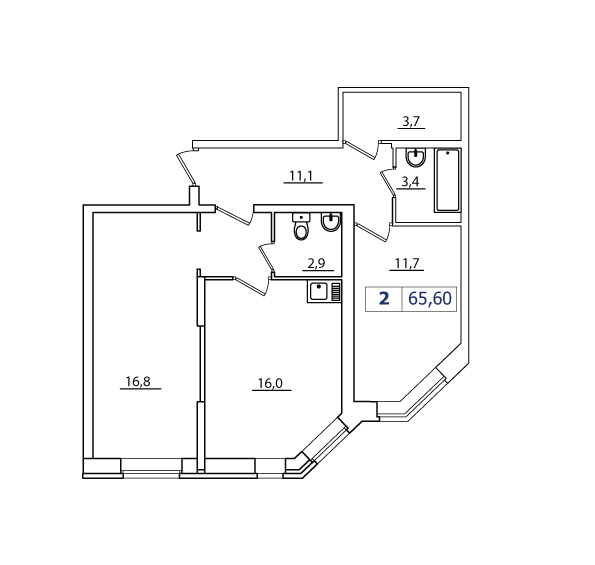
#> input picture teach_cds_pics/05838B8451ED427DB9BAD3EF471B01B7.jpg, 595 x 565 px
$ python firstcontour.py teach_cds_pics/05838B8451ED427DB9BAD3EF471B01B7.jpg teach_cds_pics/0E6AC54E17144944AFBE91BBF33F74C7.jpg
#> lines starting #> are read from the running program, lines starting #| are printed output that depends on the picture; after the words box and inside, x2 and y2 are one past the last pixel; in counts of white or black regions, pixels touching at a corner belong together
import numpy as np
import cv2
import sys
import os.path

if len(sys.argv) != 3:
    print("wrong number of args")
    quit()

source_img = sys.argv[1]
target_img = sys.argv[2]

vertical_margin = 10
horizontal_margin = 10


if not os.path.isfile(source_img):
    print("wrong source file (name)")
    quit()

im = cv2.imread(source_img)
#> im is the input picture: shape (565, 595, 3); mean B, G, R 248.2, 248.2, 248.2
im_ycrcb = cv2.cvtColor(im, cv2.COLOR_BGR2HSV)
#> im_ycrcb: shape (565, 595, 3); mean H, S, V 1.9, 0.5, 248.2

ball_ycrcb_mint = np.array([20, 20, 20],np.uint8)
ball_ycrcb_maxt = np.array([255, 255, 255],np.uint8)
ball_ycrcb = cv2.inRange(im_ycrcb, ball_ycrcb_mint, ball_ycrcb_maxt)
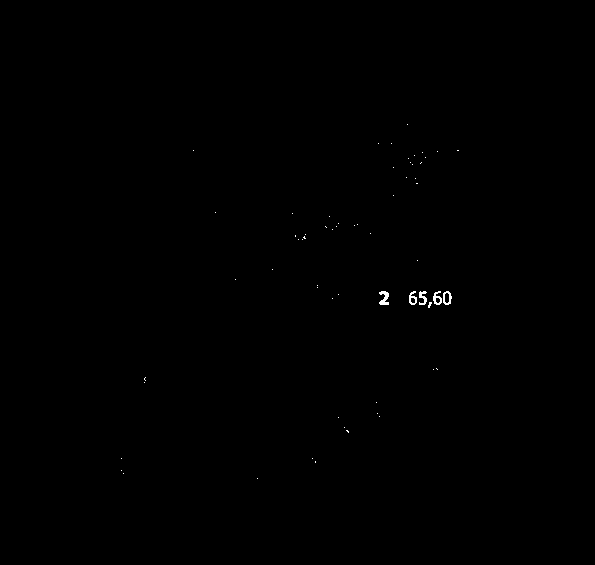
#> ball_ycrcb: shape (565, 595); 0.13% white in thin lines or dots, all inside (x1, y1, x2, y2) = (121, 124, 459, 479)

areaArray = []
count = 1

contours, _ = cv2.findContours(ball_ycrcb, cv2.RETR_EXTERNAL, cv2.CHAIN_APPROX_SIMPLE)
#> contours = 62 contours, 57 with area under 20; largest, box (x1, y1, x2, y2) and area: (443, 291, 452, 305) 86, (433, 291, 442, 305) 65, (379, 291, 389, 305) 65, (409, 291, 417, 305) 60, (419, 291, 427, 305) 42
for i, c in enumerate(contours):
    area = cv2.contourArea(c)
    areaArray.append(area)
#> this loop made 62 passes
#> area on passes 20 to 24: 85.5, 65, 41.5, 60, 65
#> after the loop, areaArray = 62 values, max 85.5 at index 19, min 0 at index 0, mean 5.28

sorteddata = sorted(zip(areaArray, contours), key=lambda x: x[0], reverse=True)
#> sorteddata = 62 items

firstlargestcontour = sorteddata[0][1]
#> firstlargestcontour = contour of 15 points, box (x1, y1, x2, y2) (443, 291, 452, 305), area 86

x, y, w, h = cv2.boundingRect(firstlargestcontour)
#> x = 443; y = 291; w = 9; h = 14

#cv2.drawContours(im, firstlargestcontour, -1, (255, 0, 0), 2)
#cv2.rectangle(im, (x, y), (x+w, y+h), (0,255,0), 2)
#cv2.imwrite('cds_flat2.jpg', im)

crop_img = im[y - vertical_margin: y + h + vertical_margin, x - horizontal_margin: x + w + horizontal_margin] # Crop from x, y, w, h -> 100, 200, 300, 400
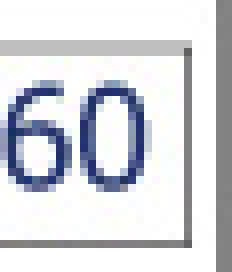
#> crop_img: shape (34, 29, 3) (shown 8 times larger); mean B, G, R 221.4, 216.1, 214.3
# NOTE: its img[y: y + h, x: x + w] and *not* img[x: x + w, y: y + h]
cv2.imwrite(target_img, crop_img)
